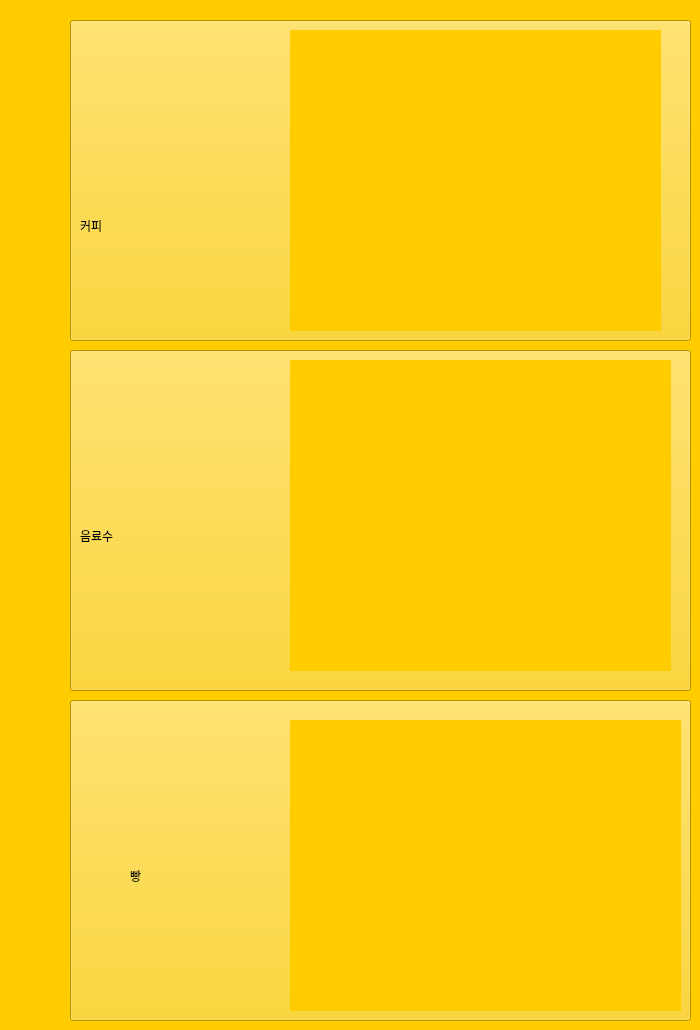
      <widget class="QWidget" name="menu_option">
       <property name="styleSheet">
        <string notr="true">background-color: rgb(255, 204, 0);</string>
       </property>
       <widget class="QPushButton" name="option1_btn">
        <property name="geometry">
         <rect>
          <x>70</x>
          <y>20</y>
          <width>621</width>
          <height>321</height>
         </rect>
        </property>
        <property name="text">
         <string/>
        </property>
       </widget>
       <widget class="QPushButton" name="option2_btn">
        <property name="geometry">
         <rect>
          <x>70</x>
          <y>350</y>
          <width>621</width>
          <height>341</height>
         </rect>
        </property>
        <property name="text">
         <string/>
        </property>
       </widget>
       <widget class="QPushButton" name="option3_btn">
        <property name="geometry">
         <rect>
          <x>70</x>
          <y>700</y>
          <width>621</width>
          <height>321</height>
         </rect>
        </property>
        <property name="text">
         <string/>
        </property>
       </widget>
       <widget class="QLabel" name="option1_img">
        <property name="geometry">
         <rect>
          <x>290</x>
          <y>30</y>
          <width>371</width>
          <height>301</height>
         </rect>
        </property>
        <property name="layoutDirection">
         <enum>Qt::LeftToRight</enum>
        </property>
        <property name="text">
         <string/>
        </property>
        <property name="pixmap">
         <pixmap>../../../../.designer/img/drinks/HOT_아메리카노.jpg</pixmap>
        </property>
        <property name="scaledContents">
         <bool>true</bool>
        </property>
       </widget>
       <widget class="QLabel" name="option1_label">
        <property name="geometry">
         <rect>
          <x>80</x>
          <y>120</y>
          <width>281</width>
          <height>211</height>
         </rect>
        </property>
        <property name="styleSheet">
         <string notr="true">QLabel {
	font: 80pt &quot;휴먼아미체&quot;;
    background-color: transparent;
}</string>
        </property>
        <property name="text">
         <string>커피</string>
        </property>
       </widget>
       <widget class="QLabel" name="option2_label">
        <property name="geometry">
         <rect>
          <x>80</x>
          <y>430</y>
          <width>281</width>
          <height>211</height>
         </rect>
        </property>
        <property name="styleSheet">
         <string notr="true">QLabel {
	font: 80pt &quot;휴먼아미체&quot;;
    background-color: transparent;
}</string>
        </property>
        <property name="text">
         <string>음료수</string>
        </property>
       </widget>
       <widget class="QLabel" name="option2_img">
        <property name="geometry">
         <rect>
          <x>290</x>
          <y>360</y>
          <width>381</width>
          <height>311</height>
         </rect>
        </property>
        <property name="text">
         <string/>
        </property>
        <property name="pixmap">
         <pixmap>../../../../.designer/img/drinks/ICE_자몽에이드.jpg</pixmap>
        </property>
        <property name="scaledContents">
         <bool>true</bool>
        </property>
       </widget>
       <widget class="QLabel" name="option3_img">
        <property name="geometry">
         <rect>
          <x>290</x>
          <y>720</y>
          <width>391</width>
          <height>291</height>
         </rect>
        </property>
        <property name="text">
         <string/>
        </property>
        <property name="pixmap">
         <pixmap>../../../../.designer/img/food/허니브레드.jpg</pixmap>
        </property>
        <property name="scaledContents">
         <bool>true</bool>
        </property>
       </widget>
       <widget class="QLabel" name="option3_label">
        <property name="geometry">
         <rect>
          <x>130</x>
          <y>770</y>
          <width>281</width>
          <height>211</height>
         </rect>
        </property>
        <property name="styleSheet">
         <string notr="true">QLabel {
	font: 80pt &quot;휴먼아미체&quot;;
    background-color: transparent;
}</string>
        </property>
        <property name="text">
         <string>빵</string>
        </property>
       </widget>
       <zorder>option1_btn</zorder>
       <zorder>option2_btn</zorder>
       <zorder>option3_btn</zorder>
       <zorder>option1_img</zorder>
       <zorder>option1_label</zorder>
       <zorder>option2_img</zorder>
       <zorder>option2_label</zorder>
       <zorder>option3_img</zorder>
       <zorder>option3_label</zorder>
      </widget>
